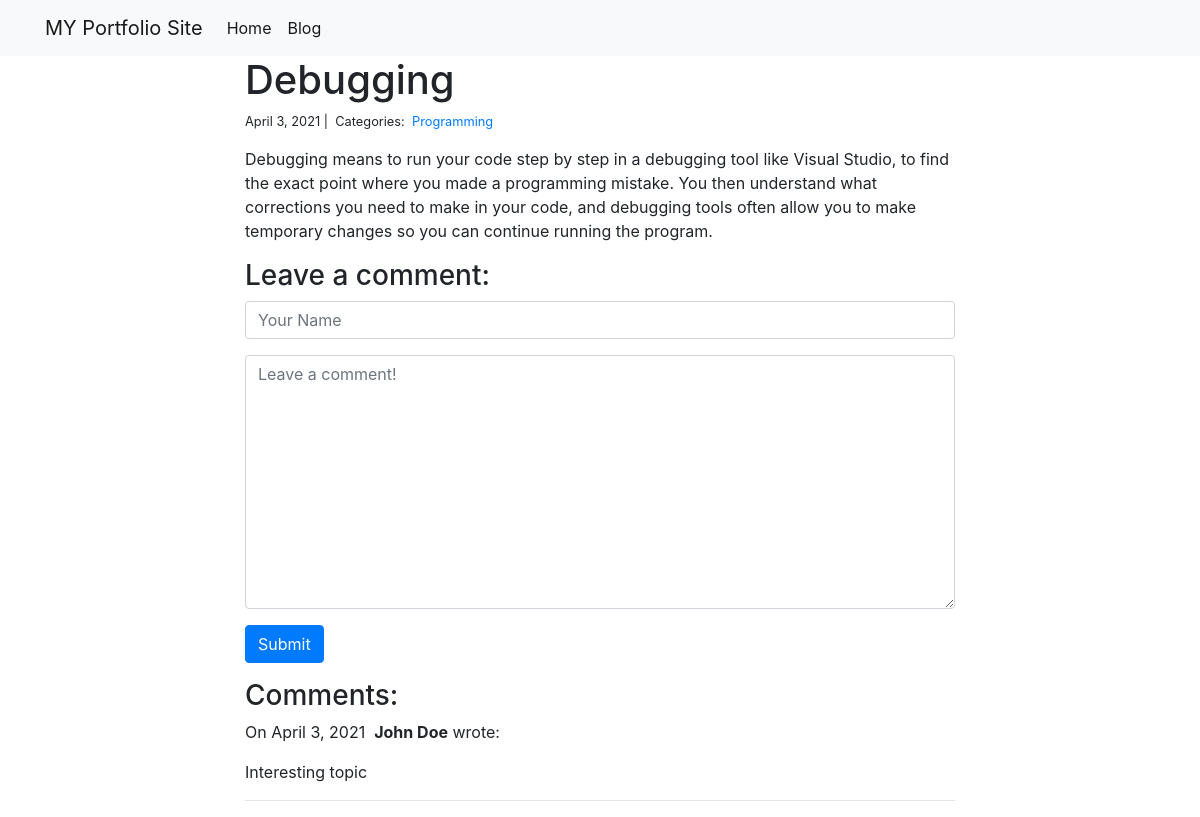
Page /blog/3/ on the committed database.
### blog/models.py (models this page shows)
class Post(models.Model):
    title = models.CharField(max_length=255)
    body = models.TextField()
    created_on = models.DateTimeField(auto_now_add=True)
    last_modified = models.DateTimeField(auto_now=True)
    categories = models.ManyToManyField("Category", related_name="posts")

class Category(models.Model):
    name = models.CharField(max_length=20)

class Comment(models.Model):
    author = models.CharField(max_length=60)
    body = models.TextField()
    created_on = models.DateTimeField(auto_now_add=True)
    post = models.ForeignKey("Post", on_delete=models.CASCADE)

### blog/views.py (the view, shortened to what this page needs)
# urls.py: path("<int:pk>/", views.blog_detail, name="blog_detail"),
def blog_detail(request, pk):
    post = Post.objects.get(pk=pk)
    comments = Comment.objects.filter(post=post)
    form = CommentForm()
    context = {"post": post, "comments": comments, "form": form}
    return render(request, "blog_detail.html", context)

### blog/forms.py
class CommentForm(forms.Form):
    author = forms.CharField(
        max_length=60,
        widget=forms.TextInput(
            attrs={"class": "form-control", "placeholder": "Your Name"}
        ),
    )
    body = forms.CharField(
        widget=forms.Textarea(
            attrs={"class": "form-control", "placeholder": "Leave a comment!"}
        )
    )

### blog/templates/blog_detail.html (shortened to what this page needs)
{% extends "base.html" %}
{% block page_content %}
<div class="col-md-8 offset-md-2">
    <h1>{{ post.title }}</h1>
    <small>
        {{ post.created_on.date }} |&nbsp;
        Categories:&nbsp;
        {% for category in post.categories.all %}
        <a href="{% url 'blog_category' category.name %}">
            {{ category.name }}
        </a>&nbsp;
        {% endfor %}
    </small>
    <p>{{ post.body | linebreaks }}</p>
    <h3>Leave a comment:</h3>
    <form action="/blog/{{ post.pk }}/" method="post">
        <div class="form-group">
            {{ form.author }}
        </div>
        <div class="form-group">
            {{ form.body }}
        </div>
        <button type="submit" class="btn btn-primary">Submit</button>
    </form>
    <h3>Comments:</h3>
    {% for comment in comments %}
    <p>
        On {{comment.created_on.date }}&nbsp;
        <b>{{ comment.author }}</b> wrote:
    </p>
    <p>{{ comment.body }}</p>
    <hr>
    {% endfor %}
</div>
{% endblock %}

### rows in the picture
Post: title "Debugging", created_on "April 3, 2021", body "Debugging means to run your code step by step in a debugging tool like Visual Studio, to find the exact point where you made a programming mistake. You then understand what corrections you need to make in your code, and debugging tools often allow you to make temporary changes so you can continue running the program."
Category: name "Programming"
Comment: created_on "April 3, 2021", author "John Doe", body "Interesting topic"
